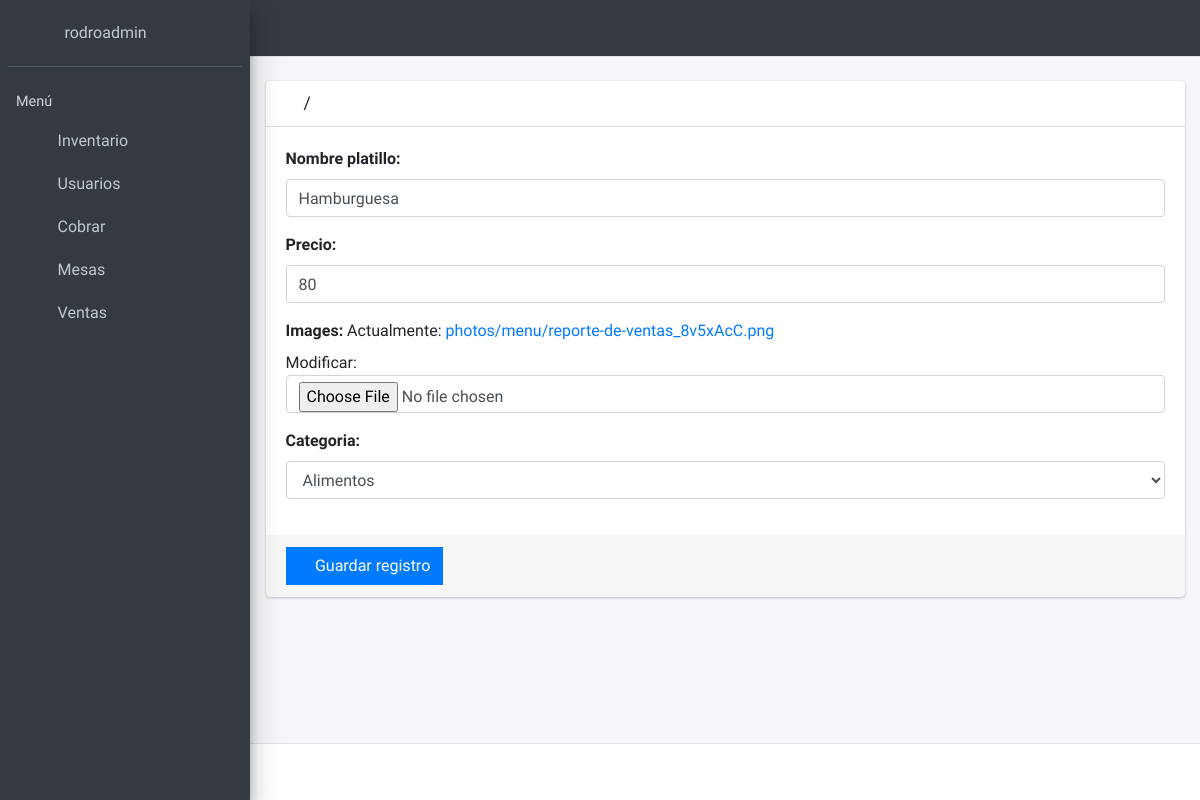
Page /carta/editar/2/ (signed in) on the committed database.
### carta/models.py (models this page shows, shortened)
class ProductoMenu(models.Model):
    nombre_platillo = models.CharField(max_length=200, unique=True)
    precio = models.IntegerField()
    images = models.ImageField(upload_to='photos/menu')
    categoria = models.ForeignKey(Inventario, on_delete=models.CASCADE)

### carta/views.py (the view)
# urls.py: path('editar/<int:pk>/', PlatilloUpdateView.as_view(), name='editar_platillo'),
class PlatilloUpdateView(UpdateView):
    model = ProductoMenu
    form_class = CartaForm
    template_name = 'carta/crear.html'
    success_url = reverse_lazy('inventario')
    @method_decorator(login_required)
    def dispatch(self, request, *args, **kwargs):
        return super().dispatch(request, *args, **kwargs)

### inventario/forms.py
class CartaForm(ModelForm):
    def __init__(self, *args, **kwargs):
        super().__init__(*args, **kwargs)
        for form in self.visible_fields():
            form.field.widget.attrs['class'] = 'form-control'
            form.field.widget.attrs['autocomplete'] = 'off'
        self.fields['nombre_platillo'].widget.attrs['autofocus'] = True
    class Meta:
        model = ProductoMenu
        fields = '__all__'
        widgets = {
            'date_joined': DateInput(format='%Y-%m-%d',
                                     attrs={
                                         'value': datetime.now().strftime('%Y-%m-%d')
                                     }
                                     ),
        }

### inventario/models.py (called while the page is built)
    def __str__(self):
        return self.nombre_categoria

### templates/carta/crear.html
{% extends 'include/form.html' %}

### templates/include/form.html (shortened to what this page needs)
{% extends 'include/body.html' %}
{% load widget_tweaks %}
{% block content %}
    <form method="post" action="." enctype="multipart/form-data">
        <div class="card card-default">
            <div class="card-header">
                <h3 class="card-title">
                    <i class="fas fa-plus"></i>
                    {{ title }} / {{ date_now }}
                </h3>
            </div>
            <div class="card-body">
                {% for field in form.visible_fields %}
                    <div class="form-group">
                        <label for="email">{{ field.label }}:</label>
                        {{ field | add_class:'form-control' | attr:'autocomplete:off' }}
                    </div>
                {% endfor %}
            </div>
            <div class="card-footer">
                <button type="submit" class="btn btn-primary btn-flat">
                    <i class="fas fa-save"></i> Guardar registro
                </button>
            </div>
        </div>
    </form>
{% endblock %}

### templates/vtc/sidebar.html
{% load static %}
<aside class="main-sidebar sidebar-dark-blue elevation-4">
    <div class="sidebar">
        <div class="user-panel mt-3 pb-3 mb-3 d-flex">
            <div class="image">
                <img src="#" class="fas fa-user-alt" style="color: white" alt="">
            </div>
            <div class="info">
                <a href="#" class="d-block">{{ request.user.username }}</a>
            </div>
        </div>
        <nav class="mt-2">
            <ul class="nav nav-pills nav-sidebar flex-column" data-widget="treeview" role="menu" data-accordion="false">
                <li class="nav-header">Menú</li>
                <li class="nav-item">
                    <a href="{% url 'inventario' %}" class="nav-link">
                        <i class="nav-icon fas fa-truck-loading"></i>
                        <p>
                            Inventario
                        </p>
                    </a>
                </li>
                <li class="nav-item">
                    <a href="{% url 'mesero' %}" class="nav-link">
                        <i class="nav-icon fas fa-users"></i>
                        <p>
                            Usuarios
                        </p>
                    </a>
                </li>
                <li class="nav-item">
                    <a href="{% url 'cuenta' %}" class="nav-link">
                        <i class="nav-icon fas fa-dollar-sign"></i>
                        <p>
                            Cobrar
                        </p>
                    </a>
                </li>
                <li class="nav-item">
                    <a href="{% url 'mesas' %}" class="nav-link">
                        <i class="nav-icon fas fa-table"></i>
                        <p>
                            Mesas
                        </p>
                    </a>
                </li>
                <li class="nav-item">
                    <a href="{% url 'estadisticas' %}" class="nav-link">
                        <i class="nav-icon fas fa-shopping-cart"></i>
                        <p>
                            Ventas
                        </p>
                    </a>
                </li>
            </ul>
        </nav>
    </div>
</aside>

### rows in the picture
ProductoMenu: nombre_platillo "Hamburguesa" "80" "Alimentos"

### other values in the picture
{{ request.user.username }} "rodroadmin"
{{ field.label }} "Nombre platillo" "Precio" "Images" "Categoria"
